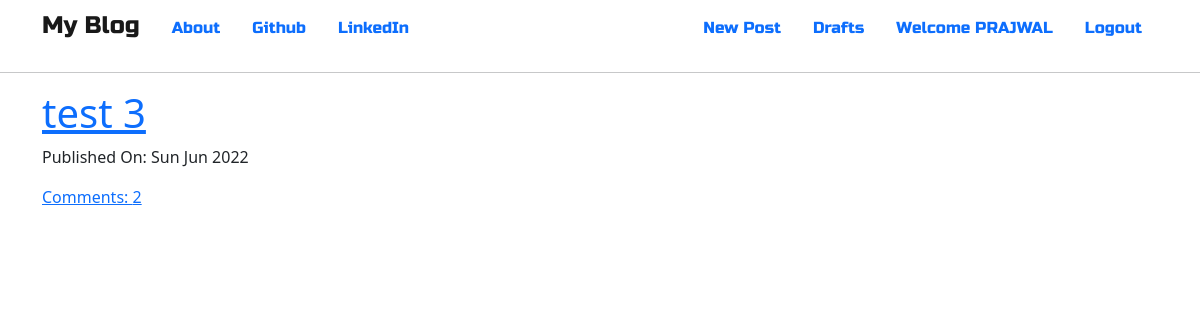
The app's page / (signed in) with its own data.
### blog/models.py (models this page shows, shortened)
class Post(models.Model):
    author = models.ForeignKey('auth.user', on_delete=models.CASCADE)
    title = models.CharField(max_length=256)
    text = models.TextField()
    created_date = models.DateTimeField(default=timezone.now)
    published_date = models.DateTimeField(blank=True, null=True)
    def approve_comments(self):
        return self.comments.filter(approved_comments = True)

### blog/views.py (the view)
# urls.py: path('', views.PostListView.as_view(), name = 'post_list'),
class PostListView(ListView):
    model = Post
    def get_queryset(self):
        return Post.objects.filter(published_date__lte = timezone.now()).order_by('-published_date')

### blog/templates/blog/post_list.html
{% extends 'blog/base.html' %}
{% block content %}
    <div class="centerstage">
        {% for post in post_list %}
            <div class="post">
                <h1> <a href="{% url 'post_detail' pk=post.pk %}">{{ post.title }}</a></h1>
                <div class="date">
                    <p> Published On: {{ post.published_date|date:"D M Y" }}</p>
                </div>
                <a href="{% url 'post_detail' pk=post.pk %}">Comments: {{ post.approve_comments.count }}</a>
            </div>
        {% endfor %}
    </div>
{% endblock %}

### blog/templates/blog/base.html (shortened to what this page needs)
<!DOCTYPE html>
{% load static %}
<html>
    <head>
        <link href="https://cdn.jsdelivr.net/npm/bootstrap@5.2.0-beta1/dist/css/bootstrap.min.css" rel="stylesheet">
        <link rel="stylesheet" href="//cdn.jsdelivr.net/npm/medium-editor@latest/dist/css/medium-editor.min.css" type="text/css" media="screen" charset="utf-8">
        <link rel="stylesheet" href="{% static 'css/style.css' %}">
    </head>
    <body>
        <nav class="navbar navbar-default techfont custom-navbar">
            <div class="container">
                <ul class="nav">
                    <li> <a class="navbar-brand bigbrand" href="{% url 'post_list' %}">My Blog</a></li>
                    <li><a class="nav-link" href="{% url 'about' %}">About</a></li>
                    <li><a class="nav-link" href="https://github.com/prajwalahluwalia">Github</a></li>
                    <li><a class="nav-link" href="https://www.linkedin.com/in/prajwal-ahluwalia/">LinkedIn</a></li>
                </ul>
                <ul class="nav navbar-right">
                    {% if user.is_authenticated %}
                    <li>
                        <a class="nav-link" href="{% url 'post_new' %}">New Post</a>
                    </li>
                    <li>
                        <a class="nav-link" href="{% url 'post_draft_list' %}">Drafts</a>
                    </li>
                    <li>
                        <a class="nav-link">Welcome {{ user.username.upper }}</a>
                    </li>
                    <li>
                        <a class="nav-link" href="{% url 'logout' %}">Logout</a>
                    </li>
                    {% else %}
                        <li><a class="navbar-right" href="{% url 'login' %}"><span class="glyphicon glyphicon-user">Login</span></a></li>
                    {% endif %}
                </ul>
            </div>
        </nav><hr>
        <div class="content container">
            <div class = "row">
                <div class="col-12">
                    <div class="blog_posts">
                        {% block content %}
                        {% endblock %}
                    </div>
                </div>
            </div>
        </div>
    </body>
</html>

### blog/static/css/style.css (style rules this page uses)
.techfont { font-family: 'Montserrat', sans-serif; font-family: 'Russo One', sans-serif; }
.bigbrand { font-size: 1.5em; }
.centerstage { margin-left: auto; margin-right: auto; }

### records on screen
Post: title "test 3", published_date "Sun Jun 2022", approve_comments.count "2"

### other values on screen
{{ user.username.upper }} "PRAJWAL"
